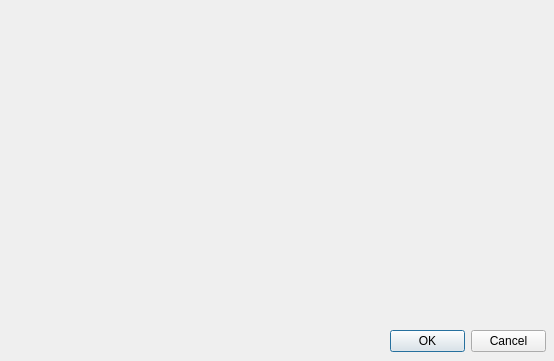
<?xml version="1.0" encoding="UTF-8"?>
<ui version="4.0">
 <class>ForwardRuleDialog</class>
 <widget class="QDialog" name="ForwardRuleDialog">
  <property name="geometry">
   <rect>
    <x>0</x>
    <y>0</y>
    <width>554</width>
    <height>361</height>
   </rect>
  </property>
  <property name="windowTitle">
   <string>Dialog</string>
  </property>
  <widget class="QDialogButtonBox" name="buttonBox">
   <property name="geometry">
    <rect>
     <x>390</x>
     <y>330</y>
     <width>156</width>
     <height>23</height>
    </rect>
   </property>
   <property name="standardButtons">
    <set>QDialogButtonBox::Cancel|QDialogButtonBox::Ok</set>
   </property>
  </widget>
 </widget>
 <resources/>
 <connections/>
</ui>
